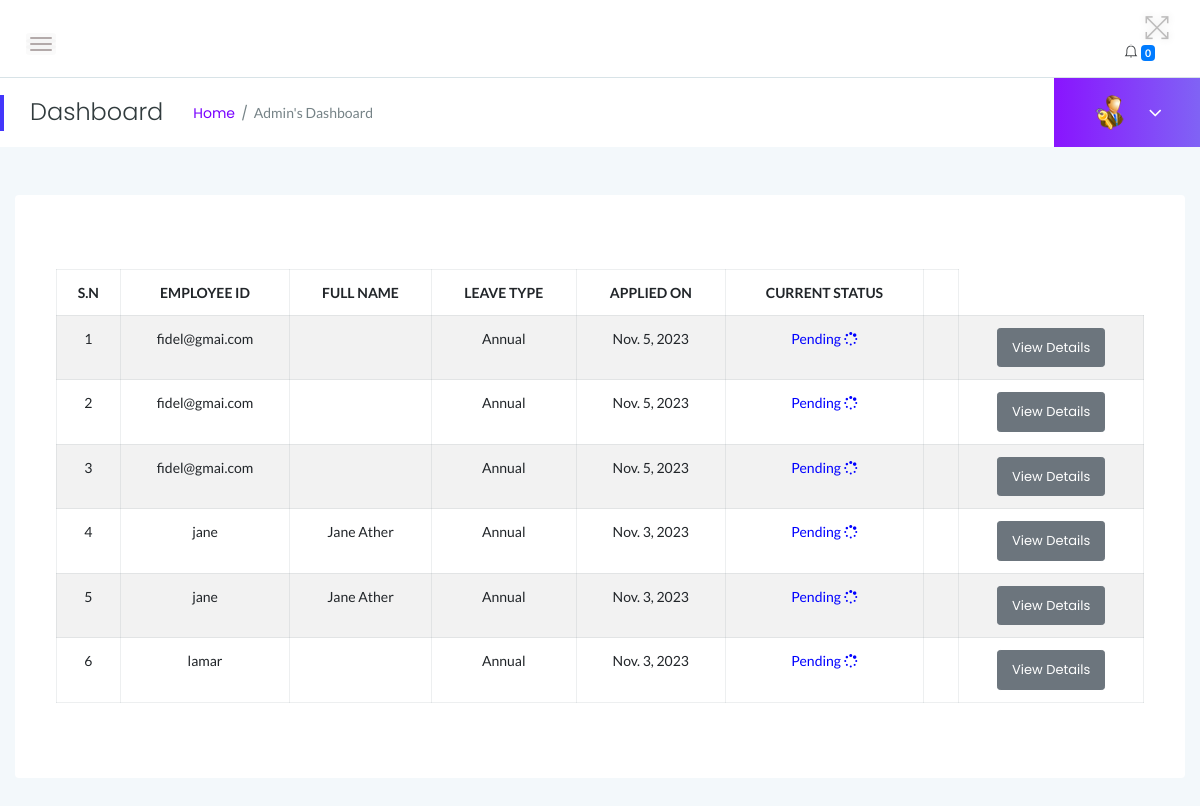
/myadmin/leaves_history/ (signed in), run on an earlier commit of the app's database.
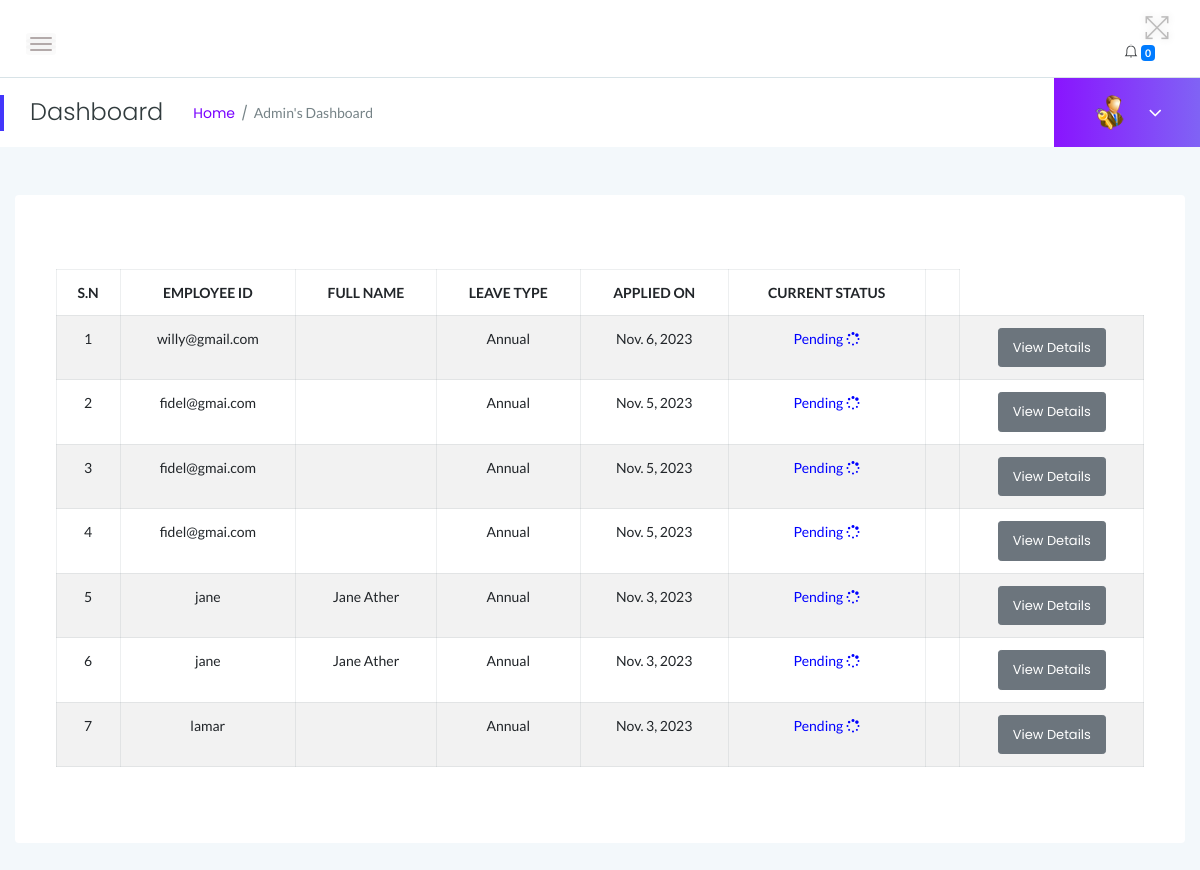
And on a later commit of the database.
### myadmin/models.py (models this page shows)
class Leave(models.Model):
    employee = models.ForeignKey(User, on_delete=models.CASCADE)
    leave_type = models.CharField(max_length=100, default='Annual')
    posting_date = models.DateField(auto_now_add=True)
    status = models.CharField(
        max_length=10,
        choices=STATUS_CHOICES,
        default='Pending'
    )
    leavetype = models.CharField(max_length=255, default=None)
    description = models.TextField(default=None)
    fromdate = models.DateField( default=None)
    todate = models.DateField( default=None)
    isread = models.IntegerField(default=0)

### myadmin/views.py (the view)
# urls.py: path('leaves_history/', views.leaves_history, name='leave_history'),
@login_required
def leaves_history(request):
    if not request.user.is_authenticated:
        return redirect('admin_login')  # Redirect to the login page if not authenticated
    leave_history = Leave.objects.select_related('employee').order_by('-id')  # Assuming you have a Leave model
    return render(request, 'admin/leaves_history.html', {'leave_history': leave_history})

### myadmin/templates/admin/leaves_history.html (shortened to what this page needs)
{% load static %}
<!DOCTYPE html>
<html class="no-js" lang="en">
<head>
{% include 'admin/top.html' %}
</head>
<body>
   {% include 'admin/sidebars.html' %}
    <div class="main-content-inner">
        <div class="row">
            <div class="col-12 mt-5">
                <div class="card">
                    <div class="card-body">
                        <div class="single-table">
                            <div class="table-responsive">
                                <table class="table table-hover table-striped table-bordered progress-table text-center">
                                    <thead class="text-uppercase">
                                        <tr>
                                            <th>S.N</th>
                                            <th>Employee ID</th>
                                            <th>Full Name</th>
                                            <th>Leave Type</th>
                                            <th>Applied On</th>
                                            <th>Current Status</th>
                                            <th></th>
                                        </tr>
                                    </thead>
                                    <tbody>
                                        {% for leave in leave_history %}
                                            <tr>
                                                <td>{{ forloop.counter }}</td>
                                                <td>{{ leave.employee }}</td>
                                                <td>{{ leave.employee.first_name }} {{ leave.employee.last_name }}</td>
                                                <td>{{ leave.leave_type }}</td>
                                                <td>{{ leave.posting_date }}</td>
                                                <td>
                                                    {% if leave.Status == 1 %}
                                                        <span style="color: green">Approved <i class="fa fa-check-square-o"></i></span>
                                                    {% elif leave.Status == 2 %}
                                                        <span style="color: red">Declined <i class="fa fa-times"></i></span>
                                                    {% else %}
                                                        <span style="color: blue">Pending <i class="fa fa-spinner"></i></span>
                                                    {% endif %}
                                                </td>
                                                <td>
                                                    <td><a href="{% url 'myadmin:employee_leave_details' leave.id %}" class="btn btn-secondary btn-sm">View Details</a></td>
                                                </td>
                                            </tr>
                                        {% endfor %}
                                    </tbody>
                                </table>
                            </div>
                        </div>
                    </div>
                </div>
            </div>
        </div>
    </div>
        </div>
    </div>
</body>
</html>

What changed in the data, as far as the page shows it:
added Leave: employee "willy@gmail.com", leave_type "Annual", posting_date "Nov. 6, 2023"
